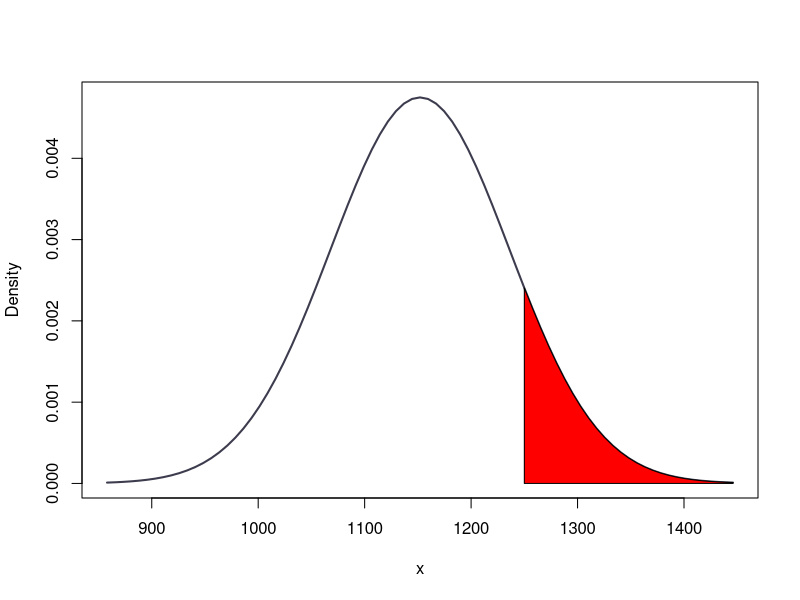

This figure's R source:
mean <- 1152
sd <- 84

x <- seq(-3.5, 3.5, length = 79) * sd + mean
y <- dnorm(x, mean, sd)

# Plot x vs. y as a line graph
plot(x, y, type = "l", lwd = 2, col = "#3c3c4e", xlab = "x", ylab = "Density")

# Shade the area under the curve where x >= 1250
polygon(c(x[x >= 1250], max(x), 1250), c(y[x >= 1250], 0, 0), col = "red")
